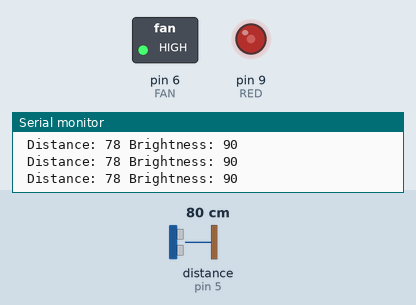
A sketch run on a simulated Arduino Uno, built with avr-gcc and run on an emulated ATmega328P. Parts: switched loads named in the sketch (green lamp = pin HIGH), output pins drawn as LEDs (lit = HIGH), the last lines printed to the serial monitor. Wiring (inferred from the names in the program): ultrasonic range finder: trigger pin 3; echo pin 5. The test bench sets the inputs (shaded band); at power-on: distance to the obstacle (sensor on pin 5) 80 cm. The echo pulse lasts 58.3 µs per cm; pins used as bus, display or sensor lines are not drawn.

Above: at 1.2 s.
1.3 s: distance to the obstacle (sensor on pin 5) set to 18 cm
At 1.8 s:
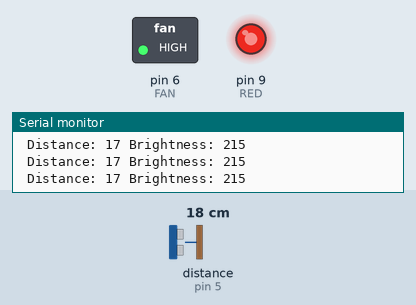
2.8 s: distance to the obstacle (sensor on pin 5) set to 120 cm
At 3.9 s:
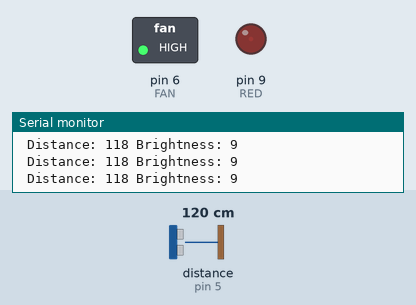
4.3 s: distance to the obstacle (sensor on pin 5) set to 126 cm
At 5.0 s:
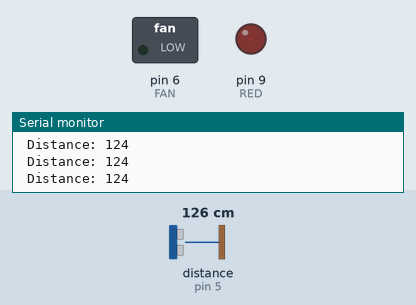
5.8 s: distance to the obstacle (sensor on pin 5) set to 35 cm
At 7.2 s:
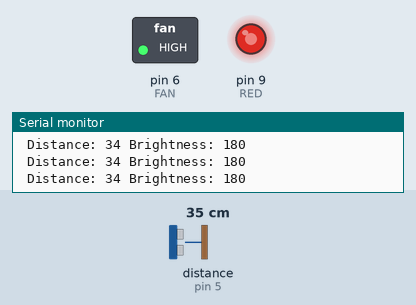
Timing chart, 0 to 8.3 s (numbered marks = the images above; inputs shaded):
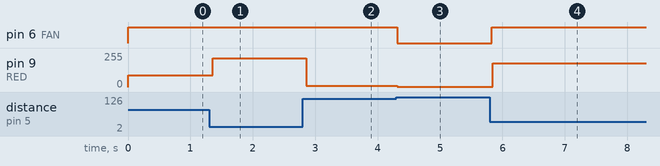

Measured:
- the behaviour switches between 121 and 122 cm on distance to the obstacle (sensor on pin 5) (found by bisection; images 2 and 3)
- after the input at 1.3 s, pin 9 (RED): 90/255 → 215/255 after 0.06 s
- after the input at 2.8 s, pin 9 (RED): 215/255 → 9/255 after 0.05 s
- after the input at 4.3 s, pin 6 (FAN): HIGH → LOW at once; pin 9 (RED): 9/255 → 1/255 at once
- after the input at 5.8 s, pin 6 (FAN): LOW → HIGH at once; pin 9 (RED): 1/255 → 180/255 after 0.05 s

The sketch:

sketch_oct19a.ino
```cpp
const int FAN = 6;
const int TRIGGER = 3;
const int ECHO = 5;

const int RED = 9;

int GAP_SPACE = 120;

long duration;
int distance;

int redBgt = 0;

void setLed() {

  if(distance < GAP_SPACE) {
    redBgt = map(distance, GAP_SPACE, 0, 5, 250);

    digitalWrite(FAN, HIGH);

    Serial.print(" Brightness: ");
    Serial.print(redBgt);
  } else {
    redBgt = 1;
    digitalWrite(FAN, LOW);
  }

  analogWrite(RED, redBgt);
}

void checkEcho() {

  digitalWrite(TRIGGER, LOW);
  delayMicroseconds(2);
  digitalWrite(TRIGGER, HIGH);
  delayMicroseconds(10);
  digitalWrite(TRIGGER, LOW);

  duration = pulseIn(ECHO, HIGH);
  distance = duration * 0.034 / 2;

  Serial.print("\n Distance: ");
  Serial.print(distance);
}

void setup() {
  Serial.begin(9600);

  pinMode(RED, OUTPUT);
  pinMode(FAN, OUTPUT);
  pinMode(TRIGGER, OUTPUT);
  pinMode(ECHO, INPUT);

}

void loop() {
  checkEcho();
  setLed();
}
```
